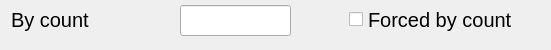
    <widget class="QWidget" name="gb2ByCount" native="true">
     <property name="geometry">
      <rect>
       <x>30</x>
       <y>173</y>
       <width>551</width>
       <height>50</height>
      </rect>
     </property>
     <property name="font">
      <font>
       <pointsize>15</pointsize>
      </font>
     </property>
     <widget class="QLabel" name="label_6">
      <property name="geometry">
       <rect>
        <x>11</x>
        <y>7</y>
        <width>161</width>
        <height>25</height>
       </rect>
      </property>
      <property name="font">
       <font>
        <pointsize>15</pointsize>
       </font>
      </property>
      <property name="text">
       <string>By count</string>
      </property>
     </widget>
     <widget class="hobart::numericLineEdit" name="le2ByCount">
      <property name="geometry">
       <rect>
        <x>180</x>
        <y>5</y>
        <width>111</width>
        <height>31</height>
       </rect>
      </property>
      <property name="font">
       <font>
        <pointsize>19</pointsize>
       </font>
      </property>
      <property name="text">
       <string notr="true"/>
      </property>
     </widget>
     <widget class="QCheckBox" name="chkbox2ForcedByCount">
      <property name="geometry">
       <rect>
        <x>349</x>
        <y>2</y>
        <width>241</width>
        <height>35</height>
       </rect>
      </property>
      <property name="font">
       <font>
        <pointsize>15</pointsize>
       </font>
      </property>
      <property name="styleSheet">
       <string notr="true"/>
      </property>
      <property name="text">
       <string>Forced by count</string>
      </property>
     </widget>
    </widget>
